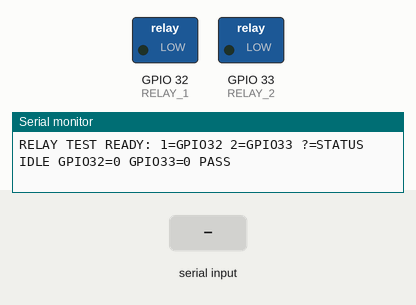
Recording of a sketch running on a simulated ESP32. Parts: switched loads named in the sketch (green lamp = pin HIGH), the last lines printed to the serial monitor. The test bench sets the inputs (shaded band).

Above: at 1.2 s.
1.3 s: "1" received over Serial
At 2.3 s:
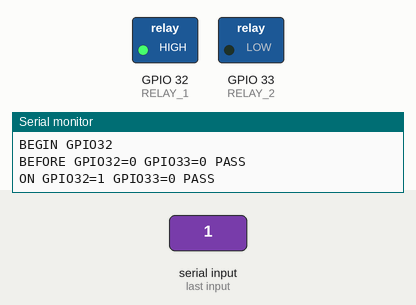
Timing chart, 0 to 7.8 s (numbered marks = the images above; inputs shaded):
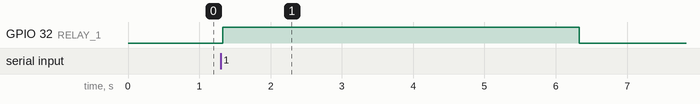

The sketch:

RelayTest.ino
```cpp
#include <Arduino.h>
#include <driver/gpio.h>

constexpr gpio_num_t RELAY_1 = GPIO_NUM_32;
constexpr gpio_num_t RELAY_2 = GPIO_NUM_33;
constexpr unsigned long HOLD_MS = 5000;

bool reportLevels(const char *phase, int expected32, int expected33) {
  delay(20);
  const int level32 = gpio_get_level(RELAY_1);
  const int level33 = gpio_get_level(RELAY_2);
  const bool matches = level32 == expected32 && level33 == expected33;
  Serial.printf("%s GPIO32=%d GPIO33=%d %s\n", phase, level32, level33,
                matches ? "PASS" : "FAIL");
  return matches;
}

void testRelay(gpio_num_t pin) {
  const int pinNumber = static_cast<int>(pin);
  Serial.printf("BEGIN GPIO%d\n", pinNumber);
  if (!reportLevels("BEFORE", 0, 0)) {
    Serial.printf("END GPIO%d FAIL\n", pinNumber);
    return;
  }

  ESP_ERROR_CHECK(gpio_set_level(pin, 1));
  const int expected32 = pin == RELAY_1;
  const int expected33 = pin == RELAY_2;
  const bool on = reportLevels("ON", expected32, expected33);
  bool held = false;
  if (on) {
    delay(HOLD_MS - 40);
    held = reportLevels("HELD", expected32, expected33);
  }

  ESP_ERROR_CHECK(gpio_set_level(pin, 0));
  const bool off = reportLevels("OFF", 0, 0);
  Serial.printf("END GPIO%d %s\n", pinNumber, on && held && off ? "PASS" : "FAIL");
}

void setup() {
  // Set the output latches low before enabling either output driver.
  ESP_ERROR_CHECK(gpio_set_level(RELAY_1, 0));
  ESP_ERROR_CHECK(gpio_set_level(RELAY_2, 0));
  gpio_config_t relayPins = {};
  relayPins.pin_bit_mask = (1ULL << RELAY_1) | (1ULL << RELAY_2);
  relayPins.mode = GPIO_MODE_INPUT_OUTPUT;  // Enable digital pad readback.
  ESP_ERROR_CHECK(gpio_config(&relayPins));

  Serial.begin(115200);
  Serial.println("RELAY TEST READY: 1=GPIO32 2=GPIO33 ?=STATUS");
  reportLevels("IDLE", 0, 0);
}

void loop() {
  switch (Serial.read()) {
    case '1':
      testRelay(RELAY_1);
      break;
    case '2':
      testRelay(RELAY_2);
      break;
    case '?':
      reportLevels("IDLE", 0, 0);
      break;
  }
  delay(10);
}
```

Measured:
- after the input at 1.3 s, GPIO 32 (RELAY_1): LOW → HIGH at once, → LOW 5.0 s later
